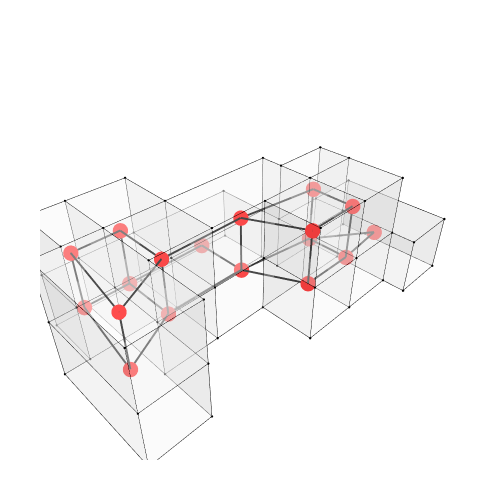

This figure's notebook cell:
### Markdown cell above
# Show Dual Graph with Geometry

### Code cell
Topology.Show(cc, g2,
              vertexSizeKey="size",
              vertexColorKey="color",
              edgeWidthKey="width",
              edgeColorKey="color",
              faceOpacity=0.3,
              backgroundColor="white",
              width=500,
              height=500,
              renderer=renderer)

### Figure 1 — Plotly figure (JSON) as saved in the notebook; plotly's stock layout.template omitted (floating-point values rounded to 4 significant figures; data arrays with more than 128 entries replaced by an {"elided": "..."} marker saying what was removed)
{"data": [{"customdata": ["", "", "", "", "", "", "", "", "", "", "", "", "", "", "", "", "", "", "", "", "", "", "", "", "", "", "", "", "", "", "", "", "", "", "", "", "", "", "", "", "", "", "", "", "", "", "", "", "", "", "", "", "", "", "", "", "", "", "", "", "", "", "", "", "", "", "", ""], "hoverinfo": "text", "hovertemplate": ["Click ", "Click ", "Click ", "Click ", "Click ", "Click ", "Click ", "Click ", "Click ", "Click ", "Click ", "Click ", "Click ", "Click ", "Click ", "Click ", "Click ", "Click ", "Click ", "Click ", "Click ", "Click ", "Click ", "Click ", "Click ", "Click ", "Click ", "Click ", "Click ", "Click ", "Click ", "Click ", "Click ", "Click ", "Click ", "Click ", "Click ", "Click ", "Click ", "Click ", "Click ", "Click ", "Click ", "Click ", "Click ", "Click ", "Click ", "Click ", "Click ", "Click ", "Click ", "Click ", "Click ", "Click ", "Click ", "Click ", "Click ", "Click ", "Click ", "Click ", "Click ", "Click ", "Click ", "Click ", "Click ", "Click ", "Click ", "Click "], "hovertext": ["", "", "", "", "", "", "", "", "", "", "", "", "", "", "", "", "", "", "", "", "", "", "", "", "", "", "", "", "", "", "", "", "", "", "", "", "", "", "", "", "", "", "", "", "", "", "", "", "", "", "", "", "", "", "", "", "", "", "", "", "", "", "", "", "", "", "", ""], "legendgroup": "1", "legendrank": 1, "marker": {"color": ["#000000", "#000000", "#000000", "#000000", "#000000", "#000000", "#000000", "#000000", "#000000", "#000000", "#000000", "#000000", "#000000", "#000000", "#000000", "#000000", "#000000", "#000000", "#000000", "#000000", "#000000", "#000000", "#000000", "#000000", "#000000", "#000000", "#000000", "#000000", "#000000", "#000000", "#000000", "#000000", "#000000", "#000000", "#000000", "#000000", "#000000", "#000000", "#000000", "#000000", "#000000", "#000000", "#000000", "#000000", "#000000", "#000000", "#000000", "#000000", "#000000", "#000000", "#000000", "#000000", "#000000", "#000000", "#000000", "#000000", "#000000", "#000000", "#000000", "#000000", "#000000", "#000000", "#000000", "#000000", "#000000", "#000000", "#000000", "#000000"], "line": {"width": 0}, "opacity": 1, "size": [2.8, 2.8, 2.8, 2.8, 2.8, 2.8, 2.8, 2.8, 2.8, 2.8, 2.8, 2.8, 2.8, 2.8, 2.8, 2.8, 2.8, 2.8, 2.8, 2.8, 2.8, 2.8, 2.8, 2.8, 2.8, 2.8, 2.8, 2.8, 2.8, 2.8, 2.8, 2.8, 2.8, 2.8, 2.8, 2.8, 2.8, 2.8, 2.8, 2.8, 2.8, 2.8, 2.8, 2.8, 2.8, 2.8, 2.8, 2.8, 2.8, 2.8, 2.8, 2.8, 2.8, 2.8, 2.8, 2.8, 2.8, 2.8, 2.8, 2.8, 2.8, 2.8, 2.8, 2.8, 2.8, 2.8, 2.8, 2.8], "sizemode": "diameter", "symbol": "circle"}, "mode": "markers", "name": "1: Untitled (Vertices)", "showlegend": false, "text": ["", "", "", "", "", "", "", "", "", "", "", "", "", "", "", "", "", "", "", "", "", "", "", "", "", "", "", "", "", "", "", "", "", "", "", "", "", "", "", "", "", "", "", "", "", "", "", "", "", "", "", "", "", "", "", "", "", "", "", "", "", "", "", "", "", "", "", ""], "type": "scatter3d", "x": [16310, 16310, 10310, 10310, 16310, 16310, 10310, 10310, 7310, 7310, 7310, 7310, 10310, 13310, 16310, 16310, 10310, 13310, 16310, 16310, 10310, 7310, 7310, 10310, 5512.0, 5512.0, 5512.0, 5512.0, 7310, 7310, 16310, 10310, 13310, 16310, 16310, 16310, 13310, 16310, 13310, 19310, 19310, 19310, 19310, 5512.0, 5512.0, 7310, 4310, 4310, 7310, 4310, 4310, 7310, 16310, 13310, 19310, 19310, 19310, 19310, 22310, 19310, 22310, 22310, 19310, 22310, 4310, 4310, 7310, 19310], "y": [-760, 2240, 2240, -760, -760, 2240, 2240, -760, 2240, -760, 2240, -760, -3760, -3760, -3760, -1962.0, -3760, -3760, -3760, -1962.0, 2240, 2240, -760, -760, 2240, -760, 2240, -760, -3760, -3760, -760, -3760, -3760, -3760, -1962.0, -6760, -6760, -6760, -6760, -1962.0, -3760, -1962.0, -3760, 2240, -760, -3760, -760, -6760, -6760, -760, -6760, -6760, -6760, -6760, -1962.0, -3760, -6760, -6760, -1962.0, -7962.0, -7962.0, -1962.0, -7962.0, -7962.0, -760, -6760, -6760, -6760], "z": [3000, 3000, 3000, 3000, 0, 0, 0, 0, 3000, 3000, 0, 0, 3000, 3000, 3000, 3000, 0, 0, 0, 0, 6000, 6000, 6000, 6000, 3000, 3000, 0, 0, 3000, 0, 6000, 6000, 6000, 6000, 6000, 3000, 3000, 0, 0, 3000, 3000, 0, 0, 6000, 6000, 6000, 3000, 3000, 3000, 0, 0, 0, 6000, 6000, 6000, 6000, 3000, 0, 3000, 3000, 3000, 0, 0, 0, 6000, 6000, 6000, 6000]}, {"hoverinfo": "text", "hovertext": [], "legendgroup": "2", "legendrank": 2, "line": {"color": "#000000", "dash": "solid", "width": 1}, "marker": {"color": "#000000", "size": 0.25, "symbol": "circle"}, "mode": "markers+lines", "name": "1: Untitled (Edges)", "showlegend": false, "text": [], "type": "scatter3d", "x": {"elided": "411 float values"}, "y": {"elided": "411 float values"}, "z": {"elided": "411 int values"}}, {"cmax": 1, "cmin": 0, "color": "#FAFAFA", "colorscale": [[0, "#440154"], [0.1111, "#482878"], [0.2222, "#3e4989"], [0.3333, "#31688e"], [0.4444, "#26828e"], [0.5556, "#1f9e89"], [0.6667, "#35b779"], [0.7778, "#6ece58"], [0.8889, "#b5de2b"], [1, "#fde725"]], "flatshading": true, "hoverinfo": "text", "hovertext": "", "i": {"elided": "192 int values"}, "j": {"elided": "192 int values"}, "k": {"elided": "192 int values"}, "legendgroup": "3", "legendrank": 3, "lighting": {"facenormalsepsilon": 0}, "name": "1: Untitled (Faces)", "opacity": 0.3, "showlegend": false, "showscale": false, "text": "", "type": "mesh3d", "x": [16310, 10310, 10310, 16310, 16310, 16310, 10310, 10310, 7310, 7310, 7310, 7310, 13310, 10310, 16310, 16310, 10310, 13310, 16310, 16310, 7310, 10310, 7310, 10310, 5512.0, 5512.0, 5512.0, 5512.0, 7310, 7310, 16310, 10310, 13310, 16310, 16310, 13310, 16310, 16310, 13310, 19310, 19310, 19310, 19310, 5512.0, 5512.0, 7310, 4310, 4310, 7310, 4310, 4310, 7310, 16310, 13310, 19310, 19310, 19310, 19310, 22310, 19310, 22310, 22310, 19310, 22310, 4310, 4310, 7310, 19310], "y": [2240, 2240, -760, -760, -760, 2240, 2240, -760, 2240, -760, 2240, -760, -3760, -3760, -1962.0, -3760, -3760, -3760, -3760, -1962.0, 2240, 2240, -760, -760, 2240, -760, 2240, -760, -3760, -3760, -760, -3760, -3760, -3760, -1962.0, -6760, -6760, -6760, -6760, -1962.0, -3760, -1962.0, -3760, 2240, -760, -3760, -760, -6760, -6760, -760, -6760, -6760, -6760, -6760, -1962.0, -3760, -6760, -6760, -7962.0, -7962.0, -1962.0, -1962.0, -7962.0, -7962.0, -760, -6760, -6760, -6760], "z": [3000, 3000, 3000, 3000, 0, 0, 0, 0, 3000, 3000, 0, 0, 3000, 3000, 3000, 3000, 0, 0, 0, 0, 6000, 6000, 6000, 6000, 3000, 3000, 0, 0, 3000, 0, 6000, 6000, 6000, 6000, 6000, 3000, 3000, 0, 0, 3000, 3000, 0, 0, 6000, 6000, 6000, 3000, 3000, 3000, 0, 0, 0, 6000, 6000, 6000, 6000, 3000, 0, 3000, 3000, 3000, 0, 0, 0, 6000, 6000, 6000, 6000]}, {"hoverinfo": "text", "hovertext": [], "legendgroup": "6", "legendrank": 6, "line": {"color": "#000000", "dash": "solid", "width": 4}, "marker": {"color": "#000000", "size": 1, "symbol": "circle"}, "mode": "markers+lines", "name": "2: Untitled Graph (Edges)", "showlegend": false, "text": [], "type": "scatter3d", "x": [6411.0, 6411.0, null, 8810, 6411.0, null, 6411.0, 5810, null, 13310, 8810, null, 13310, 17810, null, 13310, 14810, null, 13310, 13310, null, 13310, 8810, null, 8810, 8810, null, 8810, 8810, null, 8810, 8810, null, 8810, 5810, null, 13310, 8810, null, 8810, 5810, null, 6411.0, 5810, null, 5810, 5810, null, 13310, 13310, null, 13310, 14810, null, 13310, 17810, null, 8810, 6411.0, null, 14810, 17810, null, 14810, 14810, null, 17810, 17810, null, 17810, 17810, null, 17810, 17810, null, 17810, 20810, null, 8810, 8810, null, 17810, 17810, null, 17810, 20810, null, 14810, 17810, null], "y": [740, 740, null, 740, 740, null, 740, -3760, null, -2260, -2260, null, -2260, -2861.0, null, -2260, -5260, null, -2260, -2260, null, 740, 740, null, 740, -2260, null, 740, 740, null, -2260, -2260, null, -2260, -3760, null, -2260, -2260, null, -2260, -3760, null, 740, -3760, null, -3760, -3760, null, 740, -2260, null, -2260, -5260, null, -2260, -2861.0, null, 740, 740, null, -5260, -5260, null, -5260, -5260, null, -2861.0, -5260, null, -2861.0, -2861.0, null, -2861.0, -5260, null, -2861.0, -4962.0, null, 740, -2260, null, -5260, -5260, null, -5260, -4962.0, null, -5260, -5260, null], "z": [1500, 4500, null, 1500, 1500, null, 1500, 1500, null, 4500, 4500, null, 4500, 4500, null, 4500, 4500, null, 1500, 4500, null, 1500, 1500, null, 1500, 1500, null, 1500, 4500, null, 1500, 4500, null, 1500, 1500, null, 1500, 1500, null, 4500, 4500, null, 4500, 4500, null, 1500, 4500, null, 1500, 1500, null, 1500, 1500, null, 1500, 1500, null, 4500, 4500, null, 1500, 1500, null, 1500, 4500, null, 4500, 4500, null, 1500, 4500, null, 1500, 1500, null, 1500, 1500, null, 4500, 4500, null, 1500, 4500, null, 1500, 1500, null, 4500, 4500, null]}, {"customdata": ["", "", "", "", "", "", "", "", "", "", "", "", "", "", "", "", "", ""], "hoverinfo": "text", "hovertemplate": ["Click ", "Click ", "Click ", "Click ", "Click ", "Click ", "Click ", "Click ", "Click ", "Click ", "Click ", "Click ", "Click ", "Click ", "Click ", "Click ", "Click ", "Click "], "hovertext": ["", "", "", "", "", "", "", "", "", "", "", "", "", "", "", "", "", ""], "legendgroup": "5", "legendrank": 5, "marker": {"color": ["#FF0000", "#FF0000", "#FF0000", "#FF0000", "#FF0000", "#FF0000", "#FF0000", "#FF0000", "#FF0000", "#FF0000", "#FF0000", "#FF0000", "#FF0000", "#FF0000", "#FF0000", "#FF0000", "#FF0000", "#FF0000"], "line": {"width": 0}, "opacity": 1, "size": [18, 18, 18, 18, 18, 18, 18, 18, 18, 18, 18, 18, 18, 18, 18, 18, 18, 18], "sizemode": "diameter", "symbol": "circle"}, "mode": "markers", "name": "2: Untitled Graph (Vertices)", "showlegend": false, "text": ["", "", "", "", "", "", "", "", "", "", "", "", "", "", "", "", "", ""], "type": "scatter3d", "x": [6411.0, 13310, 8810, 8810, 5810, 13310, 6411.0, 14810, 17810, 17810, 5810, 8810, 13310, 17810, 17810, 8810, 14810, 20810], "y": [740, -2260, 740, -2260, -3760, -2260, 740, -5260, -2861.0, -2861.0, -3760, -2260, 740, -5260, -5260, 740, -5260, -4962.0], "z": [1500, 4500, 1500, 1500, 4500, 1500, 4500, 1500, 4500, 1500, 1500, 4500, 1500, 1500, 4500, 4500, 4500, 1500]}], "layout": {"autosize": true, "height": 500, "margin": {"b": 40, "l": 40, "r": 40, "t": 40}, "paper_bgcolor": "#FFFFFF", "plot_bgcolor": "#FFFFFF", "scene": {"aspectmode": "data", "camera": {"center": {"x": 0, "y": 0, "z": 0}, "eye": {"x": -1.25, "y": -1.25, "z": 1.25}, "projection": {"type": "perspective"}, "up": {"x": 0, "y": 0, "z": 1}}, "xaxis": {"visible": false}, "yaxis": {"visible": false}, "zaxis": {"visible": false}}, "showlegend": true, "width": 500, "xaxis": {"showgrid": false, "visible": false, "zeroline": false}, "yaxis": {"showgrid": false, "visible": false, "zeroline": false}}}
